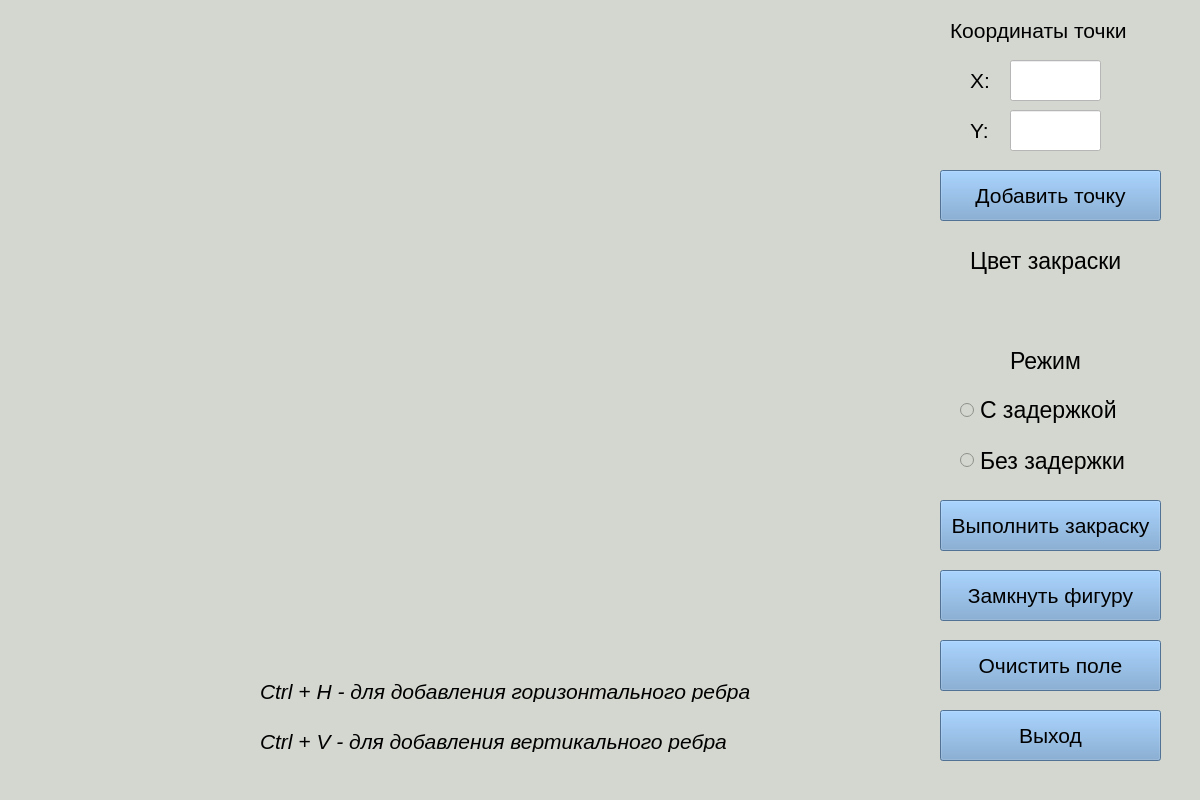
<?xml version="1.0" encoding="UTF-8"?>
<ui version="4.0">
 <class>MainWindow</class>
 <widget class="QMainWindow" name="MainWindow">
  <property name="geometry">
   <rect>
    <x>0</x>
    <y>0</y>
    <width>1200</width>
    <height>800</height>
   </rect>
  </property>
  <property name="font">
   <font>
    <family>Suruma</family>
   </font>
  </property>
  <property name="windowTitle">
   <string>MainWindow</string>
  </property>
  <property name="styleSheet">
   <string notr="true">background-color: rgb(211, 215, 207);</string>
  </property>
  <widget class="QWidget" name="centralwidget">
   <widget class="QLabel" name="label">
    <property name="geometry">
     <rect>
      <x>1010</x>
      <y>340</y>
      <width>91</width>
      <height>41</height>
     </rect>
    </property>
    <property name="font">
     <font>
      <family>Ubuntu</family>
      <pointsize>17</pointsize>
     </font>
    </property>
    <property name="text">
     <string>Режим</string>
    </property>
   </widget>
   <widget class="QRadioButton" name="with_delay">
    <property name="geometry">
     <rect>
      <x>960</x>
      <y>390</y>
      <width>181</width>
      <height>40</height>
     </rect>
    </property>
    <property name="font">
     <font>
      <family>Ubuntu</family>
      <pointsize>17</pointsize>
     </font>
    </property>
    <property name="text">
     <string>С задержкой</string>
    </property>
   </widget>
   <widget class="QRadioButton" name="no_delay">
    <property name="geometry">
     <rect>
      <x>960</x>
      <y>440</y>
      <width>171</width>
      <height>41</height>
     </rect>
    </property>
    <property name="font">
     <font>
      <family>Ubuntu</family>
      <pointsize>17</pointsize>
     </font>
    </property>
    <property name="text">
     <string>Без задержки</string>
    </property>
   </widget>
   <widget class="QLabel" name="label_2">
    <property name="geometry">
     <rect>
      <x>950</x>
      <y>10</y>
      <width>191</width>
      <height>41</height>
     </rect>
    </property>
    <property name="font">
     <font>
      <pointsize>16</pointsize>
     </font>
    </property>
    <property name="text">
     <string>Координаты точки</string>
    </property>
   </widget>
   <widget class="QLineEdit" name="x">
    <property name="geometry">
     <rect>
      <x>1010</x>
      <y>60</y>
      <width>91</width>
      <height>41</height>
     </rect>
    </property>
    <property name="font">
     <font>
      <pointsize>16</pointsize>
     </font>
    </property>
    <property name="styleSheet">
     <string notr="true">background-color: rgb(255, 255, 255);</string>
    </property>
   </widget>
   <widget class="QLineEdit" name="y">
    <property name="geometry">
     <rect>
      <x>1010</x>
      <y>110</y>
      <width>91</width>
      <height>41</height>
     </rect>
    </property>
    <property name="font">
     <font>
      <pointsize>16</pointsize>
     </font>
    </property>
    <property name="styleSheet">
     <string notr="true">background-color: rgb(255, 255, 255);</string>
    </property>
   </widget>
   <widget class="QLabel" name="label_3">
    <property name="geometry">
     <rect>
      <x>970</x>
      <y>60</y>
      <width>31</width>
      <height>41</height>
     </rect>
    </property>
    <property name="font">
     <font>
      <pointsize>16</pointsize>
     </font>
    </property>
    <property name="text">
     <string>X:</string>
    </property>
   </widget>
   <widget class="QLabel" name="label_4">
    <property name="geometry">
     <rect>
      <x>970</x>
      <y>110</y>
      <width>21</width>
      <height>41</height>
     </rect>
    </property>
    <property name="font">
     <font>
      <pointsize>16</pointsize>
     </font>
    </property>
    <property name="text">
     <string>Y:</string>
    </property>
   </widget>
   <widget class="QPushButton" name="add">
    <property name="geometry">
     <rect>
      <x>940</x>
      <y>170</y>
      <width>221</width>
      <height>51</height>
     </rect>
    </property>
    <property name="font">
     <font>
      <pointsize>16</pointsize>
     </font>
    </property>
    <property name="styleSheet">
     <string notr="true">background-color: rgb(114, 159, 207);</string>
    </property>
    <property name="text">
     <string>Добавить точку</string>
    </property>
   </widget>
   <widget class="QLabel" name="label_5">
    <property name="geometry">
     <rect>
      <x>970</x>
      <y>240</y>
      <width>161</width>
      <height>41</height>
     </rect>
    </property>
    <property name="font">
     <font>
      <pointsize>17</pointsize>
     </font>
    </property>
    <property name="text">
     <string>Цвет закраски</string>
    </property>
   </widget>
   <widget class="QPushButton" name="fill">
    <property name="geometry">
     <rect>
      <x>940</x>
      <y>500</y>
      <width>221</width>
      <height>51</height>
     </rect>
    </property>
    <property name="font">
     <font>
      <pointsize>16</pointsize>
     </font>
    </property>
    <property name="styleSheet">
     <string notr="true">background-color: rgb(114, 159, 207);</string>
    </property>
    <property name="text">
     <string>Выполнить закраску</string>
    </property>
   </widget>
   <widget class="QPushButton" name="clear">
    <property name="geometry">
     <rect>
      <x>940</x>
      <y>640</y>
      <width>221</width>
      <height>51</height>
     </rect>
    </property>
    <property name="font">
     <font>
      <pointsize>16</pointsize>
     </font>
    </property>
    <property name="styleSheet">
     <string notr="true">background-color: rgb(114, 159, 207);</string>
    </property>
    <property name="text">
     <string>Очистить поле</string>
    </property>
   </widget>
   <widget class="QPushButton" name="exit">
    <property name="geometry">
     <rect>
      <x>940</x>
      <y>710</y>
      <width>221</width>
      <height>51</height>
     </rect>
    </property>
    <property name="font">
     <font>
      <pointsize>16</pointsize>
     </font>
    </property>
    <property name="styleSheet">
     <string notr="true">background-color: rgb(114, 159, 207);</string>
    </property>
    <property name="text">
     <string>Выход</string>
    </property>
   </widget>
   <widget class="QPushButton" name="end">
    <property name="geometry">
     <rect>
      <x>940</x>
      <y>570</y>
      <width>221</width>
      <height>51</height>
     </rect>
    </property>
    <property name="font">
     <font>
      <pointsize>16</pointsize>
     </font>
    </property>
    <property name="styleSheet">
     <string notr="true">background-color: rgb(114, 159, 207);</string>
    </property>
    <property name="text">
     <string>Замкнуть фигуру</string>
    </property>
   </widget>
   <widget class="QLabel" name="label_6">
    <property name="geometry">
     <rect>
      <x>260</x>
      <y>730</y>
      <width>661</width>
      <height>22</height>
     </rect>
    </property>
    <property name="font">
     <font>
      <pointsize>16</pointsize>
      <italic>true</italic>
     </font>
    </property>
    <property name="text">
     <string>Ctrl + V - для добавления вертикального ребра</string>
    </property>
   </widget>
   <widget class="QLabel" name="label_7">
    <property name="geometry">
     <rect>
      <x>260</x>
      <y>680</y>
      <width>661</width>
      <height>22</height>
     </rect>
    </property>
    <property name="font">
     <font>
      <pointsize>16</pointsize>
      <italic>true</italic>
     </font>
    </property>
    <property name="text">
     <string>Ctrl + H - для добавления горизонтального ребра</string>
    </property>
   </widget>
  </widget>
  <widget class="QMenuBar" name="menubar">
   <property name="geometry">
    <rect>
     <x>0</x>
     <y>0</y>
     <width>1200</width>
     <height>27</height>
    </rect>
   </property>
  </widget>
  <widget class="QStatusBar" name="statusbar"/>
 </widget>
 <resources/>
 <connections/>
</ui>
